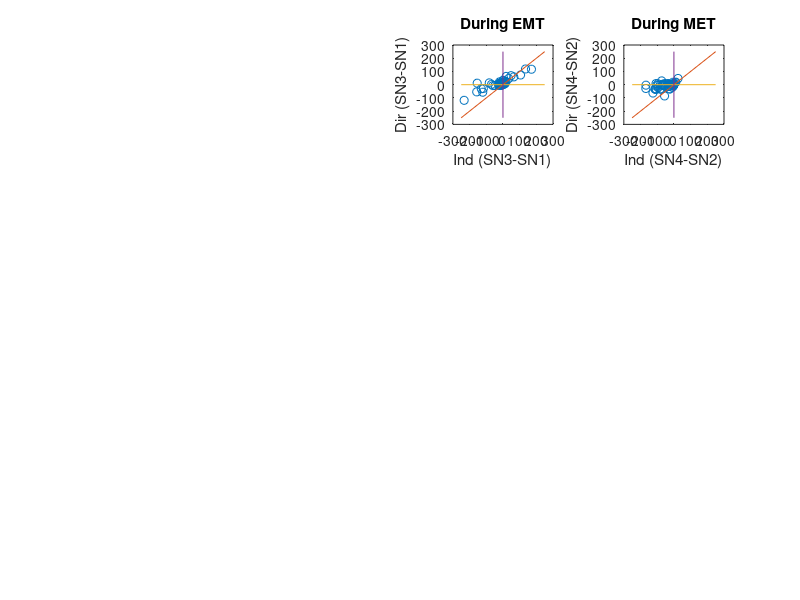

This chart was generated by the following MATLAB code:
clear
clc

load param_ThrePert_SA0SB0_50pc_OR.mat
load param_SameSA0SB0_OR.mat

param_unp = param_OR(:,nrr);
%param_thre = param_ThrePert_OR(:,nrr);


unp=tri_types(nrr,:);
ind=tri_type_SA0ltSB0;
dir=tri_type_SB0ltSA0;

[unp_sorted,idx] = sort(unp);
dir_sorted = dir(idx);
ind_sorted = ind(idx);

SN_DirSorted = SNB_SB0ltSA0(idx,:);
SN_IndSorted = SNB_SA0ltSB0(idx,:);

SNB_Unp = SNB(nrr,:);
SNB_Dir = SNB_SB0ltSA0;
SNB_Ind = SNB_SA0ltSB0;

% Type 4 (1U1D): SN1>SN3>SN2>SN4
% Type 2 (1U2D): SN1>SN3>SN4>SN2
% Type 3 (2U1D): SN3>SN1>SN2>SN4
% Type 1 (2U2D): SN3>SN1>SN4>SN2

nr = length(nrr);

for ik = 1:nr

    if SNB_Unp(ik,1)>SNB_Unp(ik,3) && SNB_Unp(ik,3)>SNB_Unp(ik,2) && SNB_Unp(ik,2)>SNB_Unp(ik,4)
        triType_Unp(ik,1) = 4;
    elseif SNB_Unp(ik,1)>SNB_Unp(ik,3) && SNB_Unp(ik,3)>SNB_Unp(ik,4) && SNB_Unp(ik,4)>SNB_Unp(ik,2)
        triType_Unp(ik,1) = 2;
    elseif SNB_Unp(ik,3)>SNB_Unp(ik,1) && SNB_Unp(ik,1)>SNB_Unp(ik,2) && SNB_Unp(ik,2)>SNB_Unp(ik,4)
        triType_Unp(ik,1) = 3;
    elseif SNB_Unp(ik,3)>SNB_Unp(ik,1) && SNB_Unp(ik,1)>SNB_Unp(ik,4) && SNB_Unp(ik,4)>SNB_Unp(ik,2)
        triType_Unp(ik,1) = 1;
    end

    if SNB_Dir(ik,1)>SNB_Dir(ik,3) && SNB_Dir(ik,3)>SNB_Dir(ik,2) && SNB_Dir(ik,2)>SNB_Dir(ik,4)
        triType_Dir(ik,1) = 4;
    elseif SNB_Dir(ik,1)>SNB_Dir(ik,3) && SNB_Dir(ik,3)>SNB_Dir(ik,4) && SNB_Dir(ik,4)>SNB_Dir(ik,2)
        triType_Dir(ik,1) = 2;
    elseif SNB_Dir(ik,3)>SNB_Dir(ik,1) && SNB_Dir(ik,1)>SNB_Dir(ik,2) && SNB_Dir(ik,2)>SNB_Dir(ik,4)
        triType_Dir(ik,1) = 3;
    elseif SNB_Dir(ik,3)>SNB_Dir(ik,1) && SNB_Dir(ik,1)>SNB_Dir(ik,4) && SNB_Dir(ik,4)>SNB_Dir(ik,2)
        triType_Dir(ik,1) = 1;
    end

    if SNB_Ind(ik,1)>SNB_Ind(ik,3) && SNB_Ind(ik,3)>SNB_Ind(ik,2) && SNB_Ind(ik,2)>SNB_Ind(ik,4)
        triType_Ind(ik,1) = 4;
    elseif SNB_Ind(ik,1)>SNB_Ind(ik,3) && SNB_Ind(ik,3)>SNB_Ind(ik,4) && SNB_Ind(ik,4)>SNB_Ind(ik,2)
        triType_Ind(ik,1) = 2;
    elseif SNB_Ind(ik,3)>SNB_Ind(ik,1) && SNB_Ind(ik,1)>SNB_Ind(ik,2) && SNB_Ind(ik,2)>SNB_Ind(ik,4)
        triType_Ind(ik,1) = 3;
    elseif SNB_Ind(ik,3)>SNB_Ind(ik,1) && SNB_Ind(ik,1)>SNB_Ind(ik,4) && SNB_Ind(ik,4)>SNB_Ind(ik,2)
        triType_Ind(ik,1) = 1;
    end


end

diff_ind_SN31 = SNB_Ind(:,3)-SNB_Ind(:,1);
diff_ind_SN42 = SNB_Ind(:,4)-SNB_Ind(:,2);
diff_ind = diff_ind_SN31+diff_ind_SN42;

diff_dir_SN31 = SNB_Dir(:,3)-SNB_Dir(:,1);
diff_dir_SN42 = SNB_Dir(:,4)-SNB_Dir(:,2);
diff_dir = diff_dir_SN31+diff_dir_SN42;

%percent_ind = (length(find(diff_ind>diff_dir))/length(diff_ind))*100

%figure(2)



subplot(4,4,3)
plot(diff_ind_SN31,diff_dir_SN31,'o')
hold on
plot([-250,250],[-250,250])
plot([-250,250],[0,0])
plot([0,0],[-250,250])
xlabel('Ind (SN3-SN1)')
ylabel('Dir (SN3-SN1)')
title('During EMT')

percent_ind_EMT = (length(find(diff_ind_SN31>diff_dir_SN31))/length(diff_ind_SN31))*100
percent_ind_MET = (length(find(diff_ind_SN42>diff_dir_SN42))/length(diff_ind_SN42))*100

subplot(4,4,4)
plot(diff_ind_SN42,diff_dir_SN42,'o')
hold on
plot([-250,250],[-250,250])
plot([-250,250],[0,0])
plot([0,0],[-250,250])
xlabel('Ind (SN4-SN2)')
ylabel('Dir (SN4-SN2)')
title('During MET')



% Convert data into a matrix
data = [unp_sorted';dir_sorted';ind_sorted'];


% Create a heatmap with default colormap
%heatmap(data, 'ColorbarVisible', 'off');
% figure(22)
% subplot(3,1,1)
% heatmap(data,'colormap',parula);
% xlabel('Models');
% %ylabel('a OR b');
% title('OR models (25% change in S_A_0, S_B_0 thresholds)');
% 
% len_H_Dir = SNB_SB0ltSA0(:,3)-SNB_SB0ltSA0(:,2);
% len_H_Ind = SNB_SA0ltSB0(:,3)-SNB_SA0ltSB0(:,2);
% 
% subplot(3,1,2)
% plot(len_H_Ind,len_H_Dir,'o')
% hold on
% plot([0,200],[0,200])
% xlabel('Indirect')
% ylabel('Direct')
